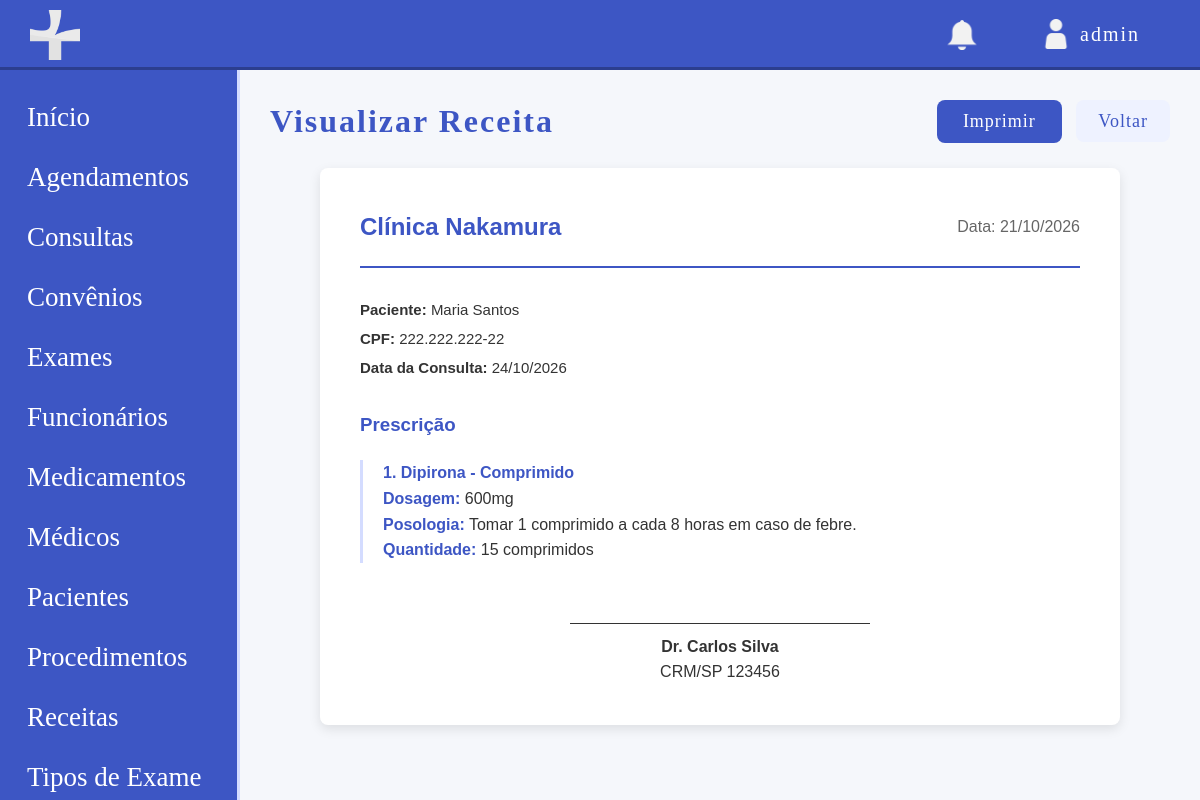
The app's page /modulos/receitas/visualizar_receita.php?id=2 (signed in) with its own data.
### tables this page shows
CREATE TABLE IF NOT EXISTS `receita` (
    `id` INT UNSIGNED NOT NULL AUTO_INCREMENT,
    `id_consulta` INT UNSIGNED NOT NULL,
    `data_receita` TIMESTAMP DEFAULT CURRENT_TIMESTAMP,
    PRIMARY KEY (`id`),
    KEY `FK_receita_consulta` (`id_consulta`),
    CONSTRAINT `FK_receita_consulta` FOREIGN KEY (`id_consulta`) REFERENCES `consulta` (`id`)
);

CREATE TABLE IF NOT EXISTS `paciente` (
    `id` INT UNSIGNED NOT NULL AUTO_INCREMENT,
    `id_convenio` INT UNSIGNED DEFAULT NULL,
    `nome` VARCHAR(50) NOT NULL,
    `email` VARCHAR(100) NOT NULL,
    `cpf` CHAR(14) NOT NULL,
    `rg` VARCHAR(20) NOT NULL,
    `data_nascimento` DATE NOT NULL,
    `telefone` VARCHAR(20) NOT NULL,
    `cep` CHAR(9) NOT NULL,
    `estado` VARCHAR(50) NOT NULL,
    `cidade` VARCHAR(50) NOT NULL,
    `bairro` VARCHAR(50) NOT NULL,
    `rua` VARCHAR(200) NOT NULL,
    `numero` VARCHAR(15) NOT NULL,
    `numero_convenio` VARCHAR(30) DEFAULT NULL,
    `condicoes_especiais` TEXT,
    `status` ENUM('ATIVO', 'INATIVO') NOT NULL DEFAULT 'ATIVO',
    `data_registro` TIMESTAMP DEFAULT CURRENT_TIMESTAMP,
    PRIMARY KEY (`id`),
    UNIQUE KEY `cpf` (`cpf`),
    UNIQUE KEY `rg` (`rg`),
    KEY `fk_paciente_convenio` (`id_convenio`),
    CONSTRAINT `fk_paciente_convenio` FOREIGN KEY (`id_convenio`) REFERENCES `convenio` (`id`)
);

CREATE TABLE IF NOT EXISTS `consulta` (
    `id` INT UNSIGNED NOT NULL AUTO_INCREMENT,
    `id_medico` INT UNSIGNED NOT NULL,
    `id_paciente` INT UNSIGNED NOT NULL,
    `valor` DECIMAL(10,2) DEFAULT NULL,
    `pagamento_status` ENUM('PENDENTE', 'PAGO', 'PARCIAL', 'CANCELADO') NOT NULL DEFAULT 'PENDENTE',
    `pagamento_forma` ENUM('DINHEIRO', 'PIX', 'CARTAO', 'CONVENIO') DEFAULT NULL,
    `data_consulta` DATE NOT NULL,
    `horario` TIME NOT NULL,
    `prioridade` ENUM('Urgente', 'Agendada', 'Preferencial', 'Espontânea') NOT NULL,
    `diagnostico` TEXT,
    `status` ENUM('Agendada', 'Realizada', 'Cancelada') NOT NULL,
    `observacoes` TEXT,
    `data_registro` TIMESTAMP DEFAULT CURRENT_TIMESTAMP,
    PRIMARY KEY (`id`),
    UNIQUE KEY `Consulta_Medico` (`id_medico`,`data_consulta`,`horario`),
    KEY `FK_consulta_paciente` (`id_paciente`),
    CONSTRAINT `FK_consulta_medico` FOREIGN KEY (`id_medico`) REFERENCES `medico` (`id`),
    CONSTRAINT `FK_consulta_paciente` FOREIGN KEY (`id_paciente`) REFERENCES `paciente` (`id`)
);

CREATE TABLE IF NOT EXISTS `receita_medicamento` (
    `id` INT UNSIGNED NOT NULL AUTO_INCREMENT,
    `id_receita` INT UNSIGNED NOT NULL,
    `id_medicamento` INT UNSIGNED NOT NULL,
    `dosagem` VARCHAR(50) NOT NULL,
    `posologia` VARCHAR(150) NOT NULL,
    `quantidade` INT NOT NULL COMMENT 'Ex.: 20',
    `unidade` VARCHAR(50) NOT NULL COMMENT 'Ex.: comprimidos, mL',
    `data_registro` TIMESTAMP DEFAULT CURRENT_TIMESTAMP,
    PRIMARY KEY (`id`),
    KEY `FK_rm_receita` (`id_receita`),
    KEY `FK_rm_medicamento` (`id_medicamento`),
    CONSTRAINT `FK_rm_medicamento` FOREIGN KEY (`id_medicamento`) REFERENCES `medicamento` (`id`),
    CONSTRAINT `FK_rm_receita` FOREIGN KEY (`id_receita`) REFERENCES `receita` (`id`)
);

CREATE TABLE IF NOT EXISTS `medicamento` (
    `id` INT UNSIGNED NOT NULL AUTO_INCREMENT,
    `nome` VARCHAR(100) NOT NULL,
    `forma` VARCHAR(50) NOT NULL,
    `ativo` TINYINT(1) NOT NULL DEFAULT 1,
    `data_registro` TIMESTAMP DEFAULT CURRENT_TIMESTAMP,
    PRIMARY KEY (`id`)
);

CREATE TABLE IF NOT EXISTS `medico` (
    `id` INT UNSIGNED NOT NULL AUTO_INCREMENT,
    `nome` VARCHAR(50) NOT NULL,
    `email` VARCHAR(100) NOT NULL,
    `crm` VARCHAR(20) NOT NULL,
    `especialidade` VARCHAR(50) DEFAULT NULL COMMENT 'Null: Médico Generalista',
    `cpf` CHAR(14) NOT NULL,
    `rg` VARCHAR(20) NOT NULL,
    `data_nascimento` DATE NOT NULL,
    `telefone` VARCHAR(20) NOT NULL,
    `cep` CHAR(9) NOT NULL,
    `estado` VARCHAR(50) NOT NULL,
    `cidade` VARCHAR(50) NOT NULL,
    `bairro` VARCHAR(50) NOT NULL,
    `rua` VARCHAR(200) NOT NULL,
    `numero` VARCHAR(15) NOT NULL,
    `salario` DECIMAL(10,2) NOT NULL,
    `status` ENUM('ATIVO', 'INATIVO') NOT NULL DEFAULT 'ATIVO',
    `data_registro` TIMESTAMP DEFAULT CURRENT_TIMESTAMP,
    PRIMARY KEY (`id`),
    UNIQUE KEY `CRMS` (`crm`),
    UNIQUE KEY `cpf` (`cpf`),
    UNIQUE KEY `rg` (`rg`)
);

### modulos/receitas/visualizar_receita.php (the view, shortened to what this page needs)
<?php
require '../../config/conexao.php';
$base = '/site-clinicamedica';
$id = isset($_GET['id']) ? (int) $_GET['id'] : 0;
$sql_receita = "SELECT r.id, r.data_receita,
                       p.nome AS nome_paciente, p.cpf AS cpf_paciente,
                       m.nome AS nome_medico, m.crm AS crm_medico,
                       c.data_consulta
                FROM receita r
                JOIN consulta c ON r.id_consulta = c.id
                JOIN paciente p ON c.id_paciente = p.id
                JOIN medico m ON c.id_medico = m.id
                WHERE r.id = ?";
$stmt = $pdo->prepare($sql_receita);
$stmt->execute([$id]);
$receita = $stmt->fetch();
$sql_itens = "SELECT rm.*, med.nome AS nome_medicamento, med.forma
              FROM receita_medicamento rm
              JOIN medicamento med ON rm.id_medicamento = med.id
              WHERE rm.id_receita = ?";
$stmt_itens = $pdo->prepare($sql_itens);
$stmt_itens->execute([$id]);
$itens = $stmt_itens->fetchAll();
?>
<!DOCTYPE html>
<html lang="pt-br">
<head>
    <link rel="stylesheet" href="<?php echo $base; ?>/css/style.css">
</head>
<body class="dashbody">
    <?php include '../../includes/header.php'; ?>
    <div class="layout">
        <?php include '../../includes/sidebar.php'; ?>
        <main class="main">
            <div class="pagina-topo">
                <h1>Visualizar Receita</h1>
                <div>
                    <button onclick="window.print()" class="btn-salvar btn-imprimir" style="margin-right: 10px;">Imprimir</button>
                    <a href="listar_receita.php" class="btn-voltar">Voltar</a>
                </div>
            </div>
            <div class="receita-papel">
                <div class="receita-header">
                    <h2>Clínica Nakamura</h2>
                    <span style="color: #666;">Data: <?php echo date('d/m/Y', strtotime($receita['data_receita'])); ?></span>
                </div>
                <div class="receita-info">
                    <p><strong>Paciente:</strong> <?php echo htmlspecialchars($receita['nome_paciente']); ?></p>
                    <p><strong>CPF:</strong> <?php echo htmlspecialchars($receita['cpf_paciente']); ?></p>
                    <p><strong>Data da Consulta:</strong> <?php echo date('d/m/Y', strtotime($receita['data_consulta'])); ?></p>
                </div>
                <div class="receita-itens">
                    <h3 style="color: #3d56c4; margin-bottom: 20px;">Prescrição</h3>
                    <?php foreach ($itens as $index => $item): ?>
                        <div class="receita-item">
                            <strong><?php echo ($index + 1); ?>. <?php echo htmlspecialchars($item['nome_medicamento'] . ' - ' . $item['forma']); ?></strong>
                            <p><strong>Dosagem:</strong> <?php echo htmlspecialchars($item['dosagem']); ?></p>
                            <p><strong>Posologia:</strong> <?php echo htmlspecialchars($item['posologia']); ?></p>
                            <p><strong>Quantidade:</strong> <?php echo $item['quantidade'] . ' ' . htmlspecialchars($item['unidade']); ?></p>
                        </div>
                    <?php endforeach; ?>
                </div>
                <div class="receita-assinatura">
                    <div class="linha"></div>
                    <p><strong><?php echo htmlspecialchars($receita['nome_medico']); ?></strong></p>
                    <p><?php echo htmlspecialchars($receita['crm_medico']); ?></p>
                </div>
            </div>
        </main>
    </div>
</body>
</html>

### css/style.css (style rules this page uses)
* { margin: 0; padding: 0; box-sizing: border-box; }
body { font-family: Arial, sans-serif; background-color: #f5f7fb; color: #3d56c4; }
.layout { display: flex; }
.main { margin-left: 240px; padding: 100px 30px 30px; width: calc(100% - 240px); min-height: 100vh; }
.pagina-topo { display: flex; justify-content: space-between; align-items: center; margin-bottom: 25px; }
.pagina-topo h1 { font-family: 'Coolvetica'; font-size: 32px; color: #3d56c4; letter-spacing: 2px; }
.btn-salvar { background-color: #3d56c4; color: white; border: none; padding: 11px 26px; border-radius: 8px; font-family: 'Coolvetica'; font-size: 18px; letter-spacing: 1px; cursor: pointer; transition: 0.2s; }
.btn-cancelar, .btn-voltar { background-color: #eef2ff; color: #3d56c4; text-decoration: none; padding: 11px 22px; border-radius: 8px; font-family: 'Coolvetica'; font-size: 18px; letter-spacing: 1px; transition: 0.2s; }

### modulos/receitas/visualizar_receita.php (style rules this page uses)
.receita-papel { background: white; padding: 40px; border-radius: 8px; box-shadow: 0 4px 12px rgba(0,0,0,0.1); max-width: 800px; margin: 0 auto; color: #333; font-family: Arial, sans-serif; line-height: 1.6; }
.receita-header { border-bottom: 2px solid #3d56c4; padding-bottom: 20px; margin-bottom: 30px; display: flex; justify-content: space-between; align-items: center; }
.receita-header h2 { color: #3d56c4; margin: 0; }
.receita-info { font-size: 15px; margin-bottom: 25px; }
.receita-info p { margin: 5px 0; }
.receita-itens { margin-top: 30px; }
.receita-item { margin-bottom: 20px; padding-left: 20px; border-left: 3px solid #d4dcff; }
.receita-item strong { font-size: 16px; color: #3d56c4; }
.receita-assinatura { margin-top: 60px; text-align: center; }
.receita-assinatura .linha { border-top: 1px solid #333; width: 300px; margin: 0 auto 10px; }

### records on screen
receita: data_receita "21/10/2026", paciente.nome "Maria Santos", paciente.cpf "222.222.222-22", id_consulta.data_consulta "24/10/2026", medico.nome "Dr. Carlos Silva", medico.crm "CRM/SP 123456"
receita_medicamento: id_medicamento.forma "Dipirona - Comprimido", dosagem "600mg", posologia "Tomar 1 comprimido a cada 8 horas em caso de febre.", quantidade "15", unidade "comprimidos"

### other values on screen
$nome_usuario "admin"
